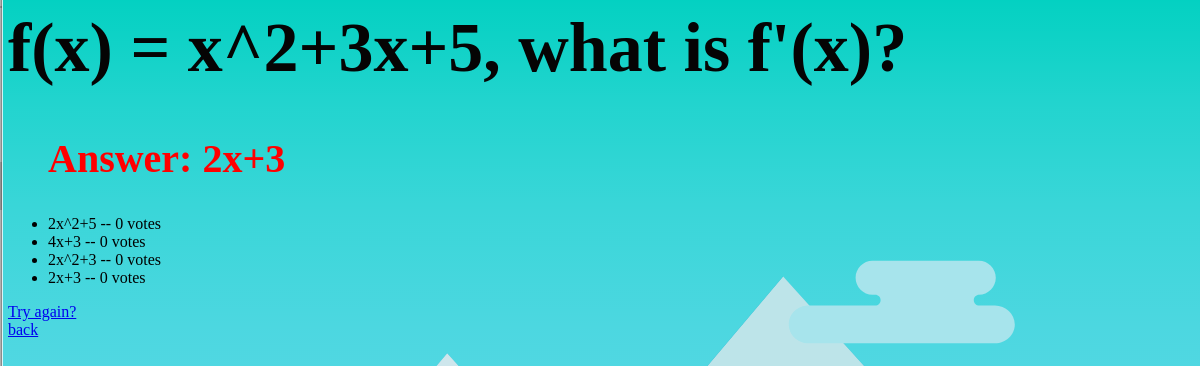
The app's page /polls/2/results/ with its own data.
### polls/models.py (models this page shows, shortened)
class Question(models.Model):
    question_text = models.CharField(max_length=200)
    pub_date = models.DateTimeField("date published")

class Answer(models.Model):
    question = models.ForeignKey(Question, on_delete=models.CASCADE,null=True)
    answer_text = models.CharField(max_length=200)

class Choice(models.Model):
    question = models.ForeignKey(Question, on_delete=models.CASCADE)
    choice_text = models.CharField(max_length=200)
    votes = models.IntegerField(default=0)

### polls/views.py (the view)
# urls.py: path("<int:pk>/results/", views.ResultsView.as_view(), name="results"),
class ResultsView(generic.DetailView):
    model = Question
    template_name = "polls/results.html"

### polls/TEMPLATES/polls/results.html
{% load static %}
<link rel="stylesheet" href="{% static 'polls/style1.css' %}">
<h1>{{ question.question_text }}</h1>
<ul>
{% for answer in question.answer_set.all %}
    <h2>Answer: {{ answer.answer_text }}</h2>
{% endfor %}
{% for choice in question.choice_set.all %}
    <li>{{ choice.choice_text }} -- {{ choice.votes }} vote{{ choice.votes|pluralize }}</li>
{% endfor %}
</ul>
<a href="{% url 'polls:detail' question.id %}">Try again?</a><br>
<a href="{% url 'polls:index' %}">back</a>

### polls/static/polls/style1.css (style rules this page uses)
h1 { color: rgb(5, 4, 4); font-size: 70; }
h2 { color: red; font-size: 40; }

### records on screen
Question: question_text "f(x) = x^2+3x+5, what is f'(x)?"
Answer: answer_text "2x+3"
Choice: choice_text "2x^2+5", votes "0"
Choice: choice_text "4x+3", votes "0"
Choice: choice_text "2x^2+3", votes "0"
Choice: choice_text "2x+3", votes "0"
